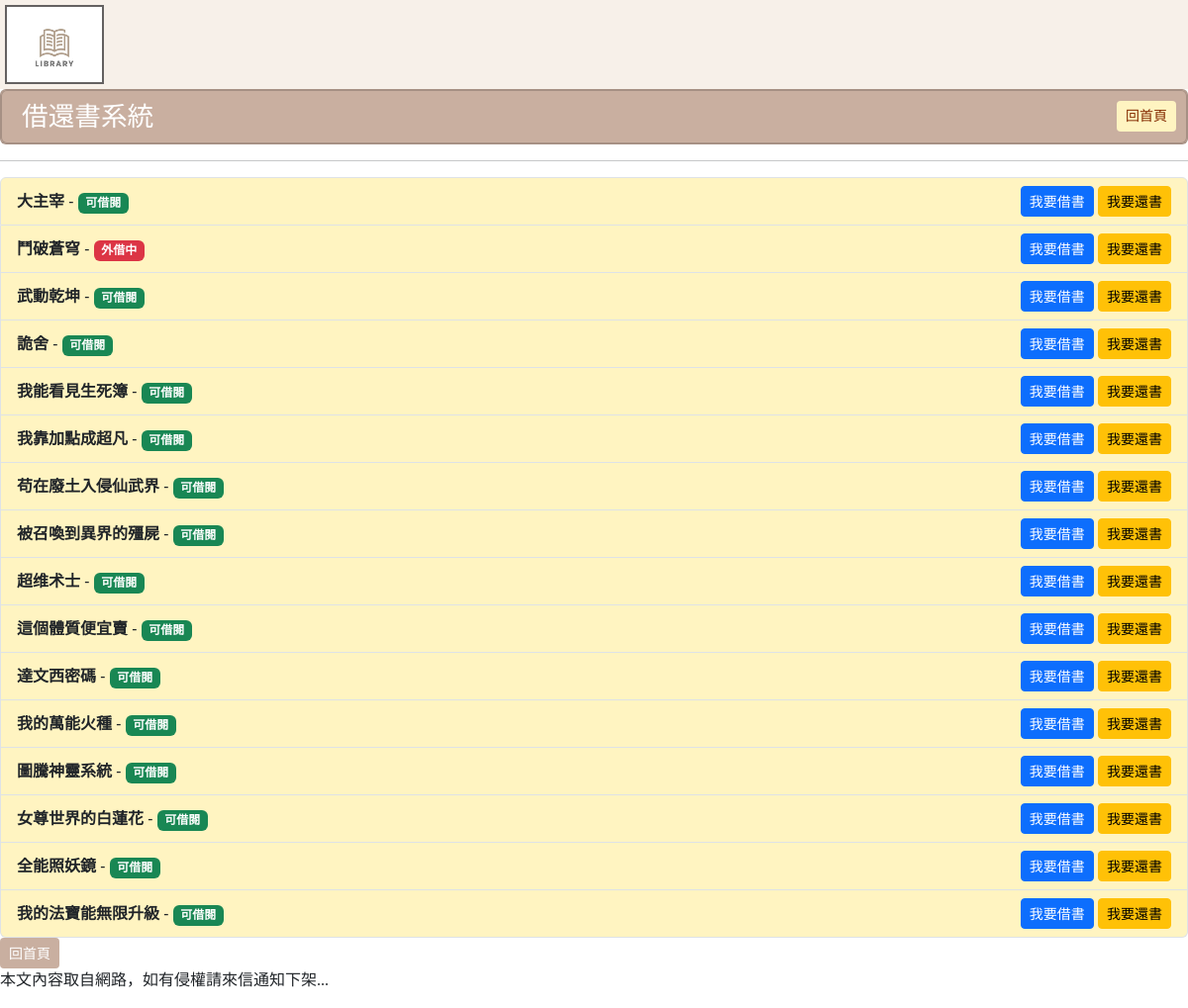
The page /book_list/ on the database its author committed.
### mysite/models.py (models this page shows, shortened)
class Post(models.Model):
    title = models.CharField(max_length=50)
    writer = models.CharField(max_length=50, default="不詳")
    slug = models.CharField(max_length=200)
    bookstype=[("一般書籍","一般書籍"),("教學用書","教學用書")]
    category = models.CharField(max_length=20, choices=bookstype, default="一般書籍")
    intro = models.TextField(default="", blank=True)
    photolink = models.TextField(default="", blank=True)
    body = models.TextField()
    isBorrow = models.BooleanField(_("外借中"), default=False)
    pub_date = models.DateTimeField(auto_now_add=True)
    @property
    def formatted_is_borrow(self):
        if self.isBorrow:
            return '<span style="color: white; background-color: red; border: 1px solid white; padding: 3px; border-radius: 3px;">外借中</span>'
        else:
            return '<span style="color: white; background-color: green; border: 1px solid white;padding: 3px; border-radius: 3px;">可借閱</span>'
    formatted_is_borrow.fget.short_description = "外借狀態"
    class Meta:
        ordering = ("-pub_date",)

### mysite/views.py (the view)
# urls.py: path('book_list/', book_list, name='book_list'),
def book_list(request):
    books = Post.objects.all()
    return render(request, 'book_list.html', {'books': books})

### templates/book_list.html (shortened to what this page needs)
{% extends "base.html" %}
{% block headmessage %}
    <div class="card" style="background-color: rgb(201, 175, 160); border-width: 1px; color: white;">
        <div class="card"; style="background-color: rgb(201, 175, 160); border-width: 1px; color: white;">
            <h3 style="font-family:微軟正黑體; font-size: 20pt; color:rgb(255, 255, 255); margin-left: 10px; margin-bottom: 0px; padding: 10px">借還書系統
            <a class="btn btn-sm" style="background-color:#FFF4C1; color: #842B00; margin-top: 10px; float: right; margin-top: 0px; margin-right: 0px;" href='/'>回首頁</a>
            </h3>
        </div>
    </div>
{% endblock %}
{% block content %}
    {% if books %}
        <ul class="list-group">
            {% for book in books %}
                <li class="list-group-item d-flex justify-content-between align-items-center" style="background-color:#FFF4C1;">
                    <div>
                        <strong>{{ book.title }}</strong> - {{ book.write }}
                        {% if book.isBorrow %}
                            <span class="badge bg-danger">外借中</span>
                        {% else %}
                            <span class="badge bg-success">可借閱</span>
                        {% endif %}
                    </div>
                    <div>
                        <a href="{% url 'borrow_book' book.id %}" class="btn btn-primary btn-sm">我要借書</a>
                        <a href="{% url 'return_book' book.id %}" class="btn btn-warning btn-sm">我要還書</a>
                    </div>
                </li>
            {% endfor %}
        </ul>
    {% else %}
        <p>No books available.</p>
    {% endif %}
    <a class="btn btn-sm" style="background-color: rgb(201, 175, 160); border-width: 1px; color: white;" href='/'>回首頁</a>
{% endblock %}

### templates/base.html (shortened to what this page needs)
<!DOCTYPE html>
<html>
    <head>
        <link href="https://cdn.jsdelivr.net/npm/bootstrap@5.3.2/dist/css/bootstrap.min.css" rel="stylesheet">
    </head>
    <body>
        {% include "header.html" %}
        {% block headmessage %}{% endblock headmessage %}
        <hr>
        {% block content %}{% endblock content %}
        {% include "footer.html" %}
    </body>
</html>

### templates/header.html
{% load static %}
<div class='well'  style="background-color: #f7f0e9; ">
    <img src="{% static "images/libra.jpg" %}" width="100" height="80" style="border:2.5px rgb(100, 97, 97) solid; margin: 5px 0px 5px 5px;" >
</div>

### templates/footer.html
{% block footer %}
    {% if now %}
    <p style='font-family:微軟正黑體;'>現在時刻：{{ now }}</p>
    {% else %}
    <p style='font-family:微軟正黑體;'>本文內容取自網路，如有侵權請來信通知下架...</p>
    {% endif %}
{% endblock footer %}

### rows shown on the page
Post: title "大主宰", isBorrow "可借閱"
Post: title "鬥破蒼穹", isBorrow "外借中"
Post: title "武動乾坤", isBorrow "可借閱"
Post: title "詭舍", isBorrow "可借閱"
Post: title "我能看見生死簿", isBorrow "可借閱"
Post: title "我靠加點成超凡", isBorrow "可借閱"
Post: title "苟在廢土入侵仙武界", isBorrow "可借閱"
Post: title "被召喚到異界的殭屍", isBorrow "可借閱"
Post: title "超维术士", isBorrow "可借閱"
Post: title "這個體質便宜賣", isBorrow "可借閱"
Post: title "達文西密碼", isBorrow "可借閱"
Post: title "我的萬能火種", isBorrow "可借閱"
Post: title "圖騰神靈系統", isBorrow "可借閱"
Post: title "女尊世界的白蓮花", isBorrow "可借閱"
Post: title "全能照妖鏡", isBorrow "可借閱"
Post: title "我的法寶能無限升級", isBorrow "可借閱"
